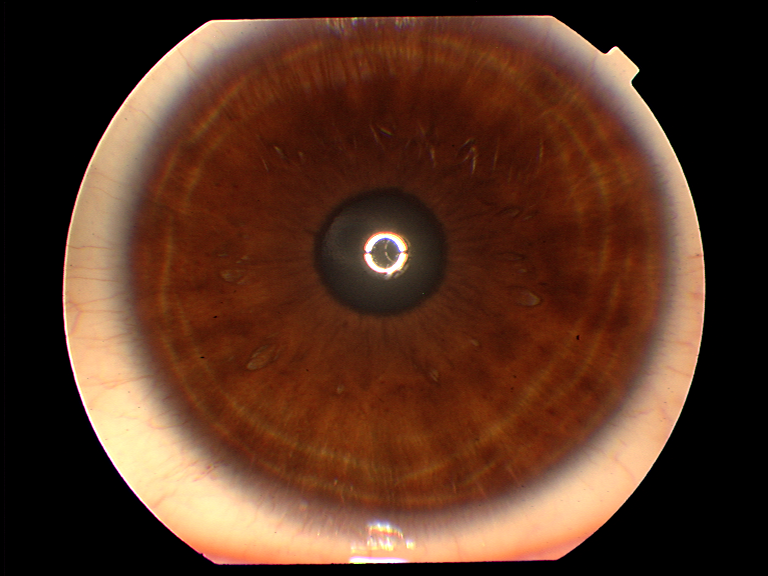
#> input picture data/001L_3.png, 768 x 576 px; its folder holds only this picture in this run
$ python preprocessing.py
#> lines starting #> are read from the running program, lines starting #| are printed output that depends on the picture
import cv2
import os
import numpy as np

def load_preprocess(path):
    """Loads an image from a path, checks if it's valid, and converts to grayscale."""
#> called with path = '../data/001L_3.png'
    img = cv2.imread(path, cv2.IMREAD_COLOR)
#> img is the input picture: shape (576, 768, 3); mean B, G, R 34.3, 51.6, 86.5
    # If the image cannot be read, imread returns None
    if img is None:
        return None

    # Convert the loaded image to grayscale
    gray = cv2.cvtColor(img, cv2.COLOR_BGR2GRAY)
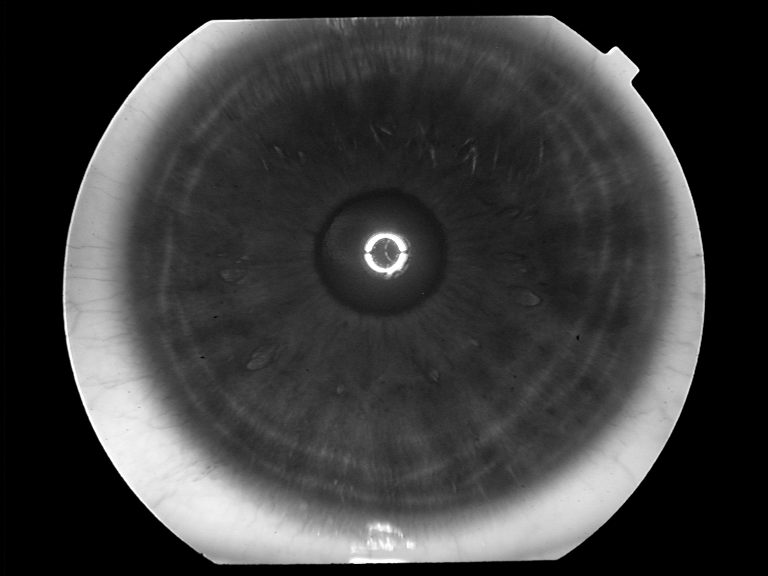
#> gray: shape (576, 768); min 0, max 255, mean 60
    return gray
# In preprocessing.py, add this new function

def create_mask(normalized_iris):
    """
    Creates a binary mask to identify noisy regions (eyelids, eyelashes, reflections)
    in the normalized iris image. 1 = valid iris, 0 = noise.

    Args:
        normalized_iris (np.array): The unwrapped iris rectangle.

    Returns:
        np.array: A 2D binary mask of the same size as the normalized iris.
    """
    if normalized_iris is None:
        return None

    # Create a mask that is initially all valid (all ones)
    mask = np.ones(normalized_iris.shape, dtype=np.uint8)

    # Simple noise detection using intensity thresholds
    # Find very dark pixels (potential eyelashes)
    mask[normalized_iris < 50] = 0
    # Find very bright pixels (potential reflections)
    mask[normalized_iris > 230] = 0

    return mask

def detect_circles(gray):
    """
    Detects the pupil and iris circles in a grayscale image using the Hough Transform.
    Returns: (pupil_circle, iris_circle) tuples or (None, None) if not found.
    """
    # Using parameters tuned for the UPOL dataset
    circles = cv2.HoughCircles(gray,
                               cv2.HOUGH_GRADIENT,
                               dp=1.2,
                               minDist=100,
                               param1=50,
                               param2=70,
                               minRadius=20,
                               maxRadius=120)
#> circles = [[383.4, 449.4, 90.2], [263.4, 426.6, 71.72]]

    # If circles are found, process them
    if circles is not None:
        # Convert circle parameters (x, y, radius) to integers
        circles = np.uint16(np.around(circles[0, :]))
#> circles = [[383, 449, 90], [263, 427, 72]]

        # Sort circles by their radius (smallest to largest)
        # The smallest is likely the pupil, the largest is the iris
        circles = sorted(circles, key=lambda c: c[2])
#> circles = [[263, 427, 72], [383, 449, 90]]

        if len(circles) >= 2:
            pupil = circles[0]
#> pupil = [263, 427, 72]
            iris = circles[-1]
#> iris = [383, 449, 90]
            return tuple(pupil), tuple(iris)

    # If not enough circles are found, return None
    return None, None

# This block runs only when the script is executed directly
if __name__ == "__main__":
    # Define the relative path to the data directory
    data_dir = "../data/"

    # Create a list of all files in the data directory that end with .png
    image_files = [f for f in os.listdir(data_dir) if f.endswith('.png')]

    print(f"Found {len(image_files)} images to process.")

    # Loop through each image file in the list
    for filename in image_files:
        # Create the full path to the image
        path = os.path.join(data_dir, filename)

        print(f"Processing: {filename}")

        # Load and preprocess the image
        gray = load_preprocess(path)

        # If the image failed to load, skip to the next one
        if gray is None:
            print(f"  - Could not load {filename}, skipping.")
            continue

        # Detect the pupil and iris circles
        pupil, iris = detect_circles(gray)
#> pupil = (263, 427, 72); iris = (383, 449, 90)

        # If both pupil and iris were successfully detected
        if pupil and iris:
            print(f"  - Success! Found pupil and iris.")

            # Create a color image to draw on for visualization
            output = cv2.cvtColor(gray, cv2.COLOR_GRAY2BGR)

            # Draw the pupil circle (green)
            cv2.circle(output, (pupil[0], pupil[1]), pupil[2], (0, 255, 0), 2)

            # Draw the iris circle (red)
            cv2.circle(output, (iris[0], iris[1]), iris[2], (0, 0, 255), 2)
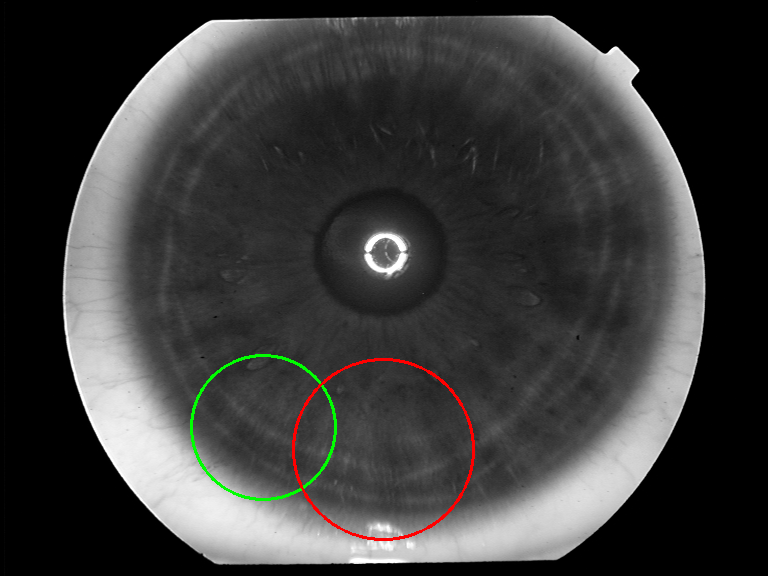
#> output: shape (576, 768, 3); mean B, G, R 59.5, 60.2, 60.4

            # Display the result in a window
            cv2.imshow("Detected Iris", output)

            # Wait for 50 milliseconds. If 'q' is pressed, break the loop.
            if cv2.waitKey(50) & 0xFF == ord('q'):
#> (key q is pressed here)
                break
        else:
            print(f"  - Failed to detect circles in {filename}")

    # Close all OpenCV windows
    cv2.destroyAllWindows()
    print("Processing complete.")

$ run again, on data/003L_2.png
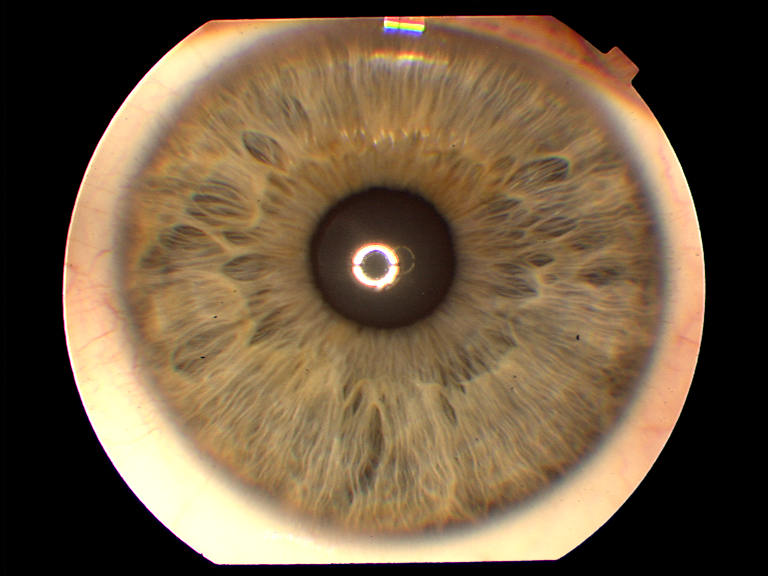
#> input picture data/003L_2.png, 768 x 576 px
#> in load_preprocess, img is the input picture: shape (576, 768, 3); mean B, G, R 65.1, 89.8, 110.6
#> in load_preprocess, `gray = cv2.cvtColor(img, cv2.COLOR_BGR2GRAY)`:
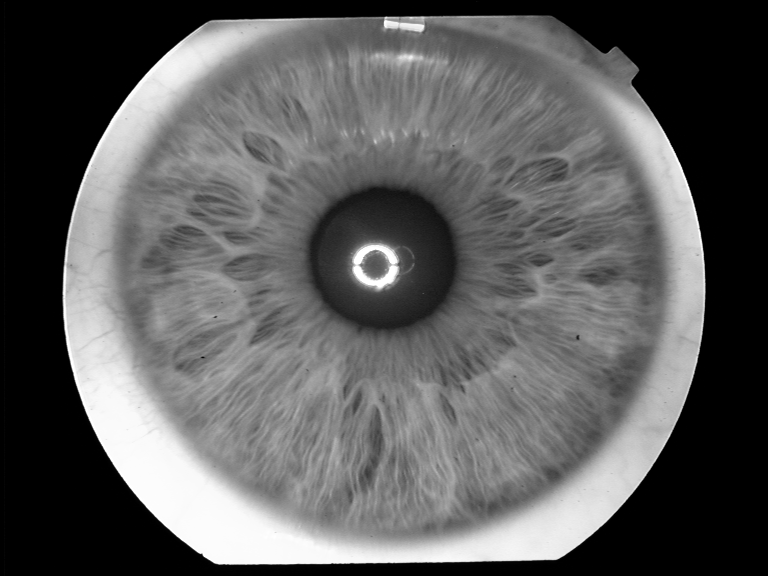
#> gray: shape (576, 768); min 0, max 255, mean 93.2
#> in detect_circles, `circles = cv2.HoughCircles(gray, cv2.HOUGH_GRADIENT, dp=1.2, minDist=1..`: circles = 17 rows, first 8: [316.2, 354.6, 119.2], [388.2, 253.8, 119.2], [427.8, 430.2, 99.44], [486.6, 299.4, 119.2], [298.2, 185.4, 119.2], [581.4, 255, 90.2], [455.4, 166.2, 110], [201, 277.8, 95.48]
#> in detect_circles, `circles = np.uint16(np.around(circles[0, :]))`: circles = 17 rows, first 8: [316, 355, 119], [388, 254, 119], [428, 430, 99], [487, 299, 119], [298, 185, 119], [581, 255, 90], [455, 166, 110], [201, 278, 95]
#> in detect_circles, `circles = sorted(circles, key=lambda c: c[2])`: circles = 17 items, first 6: [375, 518, 28], [524, 471, 41], [193, 380, 47], [515, 76, 56], [296, 454, 65], [346, 87, 70]
#> in detect_circles, `pupil = circles[0]`: pupil = [375, 518, 28]
#> in detect_circles, `iris = circles[-1]`: iris = [298, 185, 119]
#> `pupil, iris = detect_circles(gray)`: pupil = (375, 518, 28); iris = (298, 185, 119)
#> `cv2.circle(output, (iris[0], iris[1]), iris[2], (0, 0, 255), 2)`:
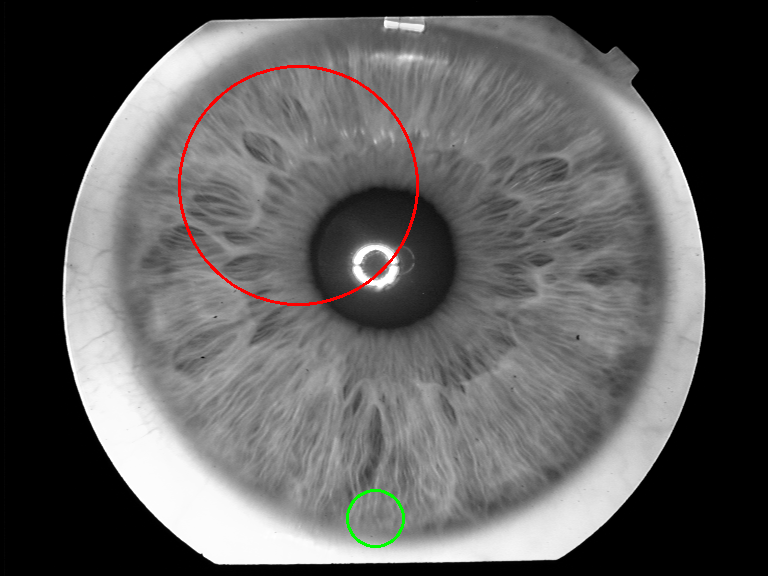
#> output: shape (576, 768, 3); mean B, G, R 92.5, 92.8, 93.8

$ run again, on data/003R_1.png
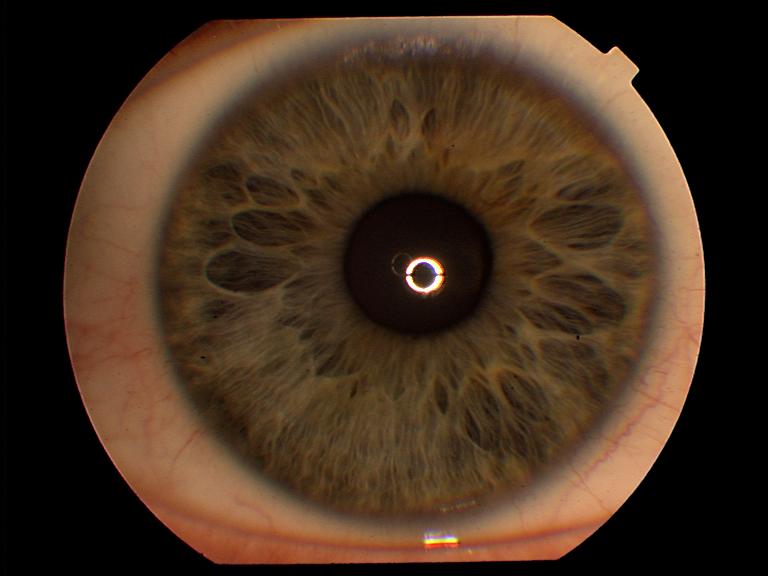
#> input picture data/003R_1.png, 768 x 576 px
#> in load_preprocess, img is the input picture: shape (576, 768, 3); mean B, G, R 30.8, 47.9, 68.9
#> in load_preprocess, `gray = cv2.cvtColor(img, cv2.COLOR_BGR2GRAY)`:
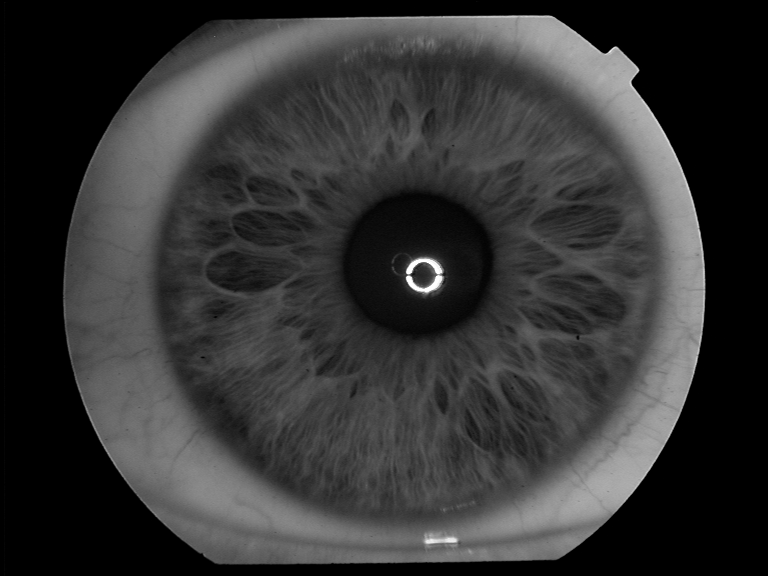
#> gray: shape (576, 768); min 0, max 255, mean 52.2
#> in detect_circles, `circles = cv2.HoughCircles(gray, cv2.HOUGH_GRADIENT, dp=1.2, minDist=1..`: circles = [[366.6, 376.2, 108.7], [555, 366.6, 96.8], [265.8, 303, 83.6], [479.4, 155.4, 114], [462.6, 478.2, 73.04], [238.2, 195, 71.72], [589.8, 223.8, 71.72], [355.8, 477, 66.44], [258.6, 405, 66.44], [316.2, 121.8, 74.36], [405, 73.8, 54.56]]
#> in detect_circles, `circles = np.uint16(np.around(circles[0, :]))`: circles = [[367, 376, 109], [555, 367, 97], [266, 303, 84], [479, 155, 114], [463, 478, 73], [238, 195, 72], [590, 224, 72], [356, 477, 66], [259, 405, 66], [316, 122, 74], [405, 74, 55]]
#> in detect_circles, `circles = sorted(circles, key=lambda c: c[2])`: circles = [[405, 74, 55], [356, 477, 66], [259, 405, 66], [238, 195, 72], [590, 224, 72], [463, 478, 73], [316, 122, 74], [266, 303, 84], [555, 367, 97], [367, 376, 109], [479, 155, 114]]
#> in detect_circles, `pupil = circles[0]`: pupil = [405, 74, 55]
#> in detect_circles, `iris = circles[-1]`: iris = [479, 155, 114]
#> `pupil, iris = detect_circles(gray)`: pupil = (405, 74, 55); iris = (479, 155, 114)
#> `cv2.circle(output, (iris[0], iris[1]), iris[2], (0, 0, 255), 2)`:
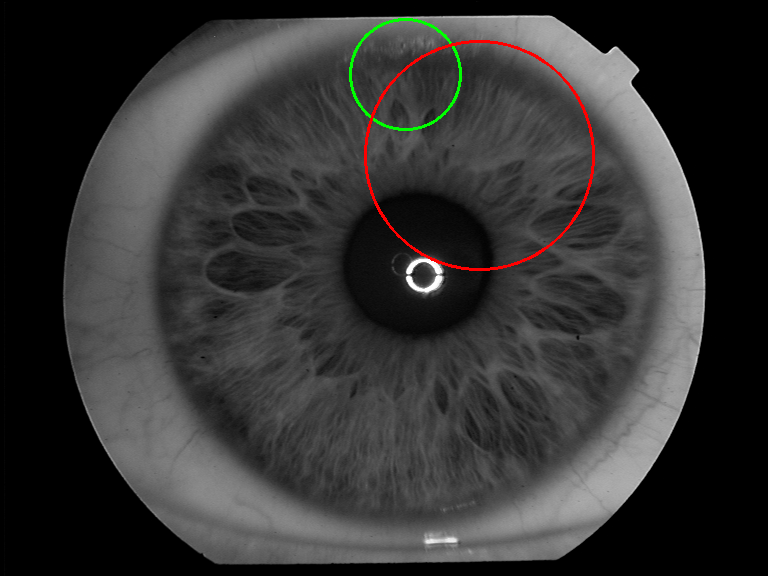
#> output: shape (576, 768, 3); mean B, G, R 51.8, 52.4, 53

$ run again, on data/005L_2.png
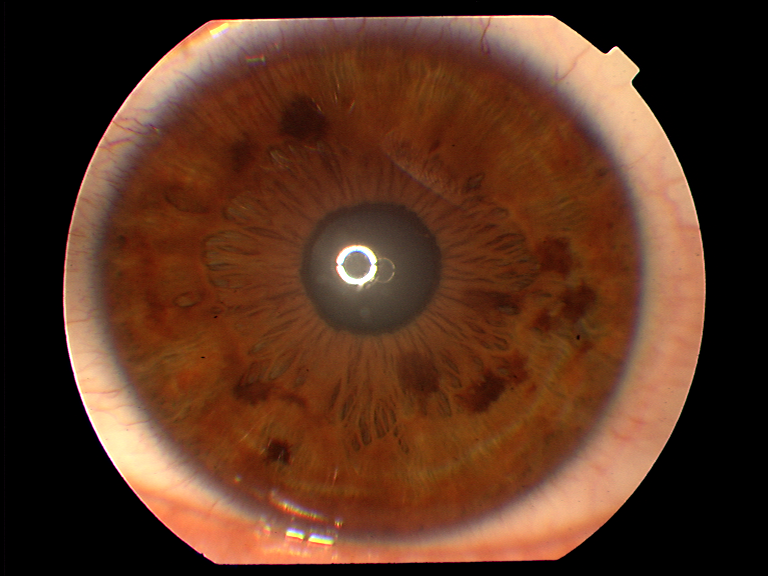
#> input picture data/005L_2.png, 768 x 576 px
#> in load_preprocess, img is the input picture: shape (576, 768, 3); mean B, G, R 33.2, 52.1, 89
#> in load_preprocess, `gray = cv2.cvtColor(img, cv2.COLOR_BGR2GRAY)`:
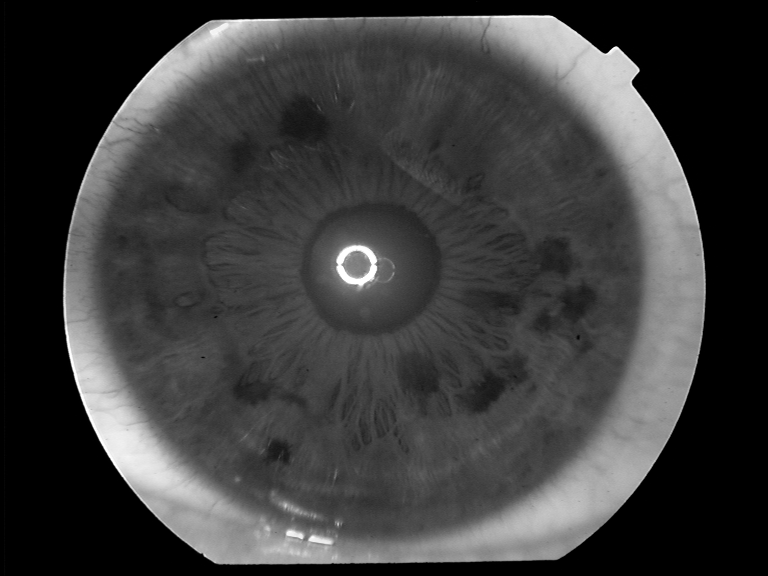
#> gray: shape (576, 768); min 0, max 255, mean 61
#> in detect_circles, `circles = cv2.HoughCircles(gray, cv2.HOUGH_GRADIENT, dp=1.2, minDist=1..`: circles = [[499.8, 389.4, 110], [520.2, 127.8, 112.6], [262.2, 120.6, 92.84], [321, 465, 87.56], [489, 289.8, 50.6], [209.4, 421.8, 51.92]]
#> in detect_circles, `circles = np.uint16(np.around(circles[0, :]))`: circles = [[500, 389, 110], [520, 128, 113], [262, 121, 93], [321, 465, 88], [489, 290, 51], [209, 422, 52]]
#> in detect_circles, `circles = sorted(circles, key=lambda c: c[2])`: circles = [[489, 290, 51], [209, 422, 52], [321, 465, 88], [262, 121, 93], [500, 389, 110], [520, 128, 113]]
#> in detect_circles, `pupil = circles[0]`: pupil = [489, 290, 51]
#> in detect_circles, `iris = circles[-1]`: iris = [520, 128, 113]
#> `pupil, iris = detect_circles(gray)`: pupil = (489, 290, 51); iris = (520, 128, 113)
#> `cv2.circle(output, (iris[0], iris[1]), iris[2], (0, 0, 255), 2)`:
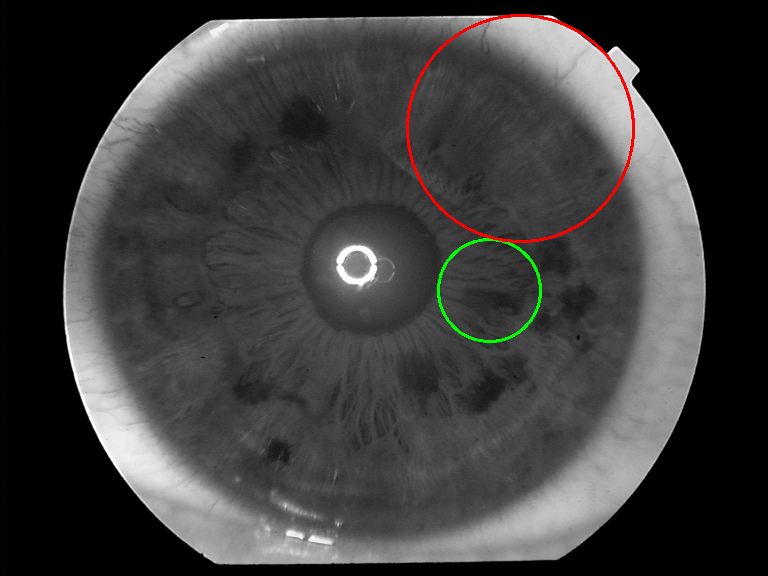
#> output: shape (576, 768, 3); mean B, G, R 60.4, 60.9, 61.6

$ run again, on data/001R_1.png
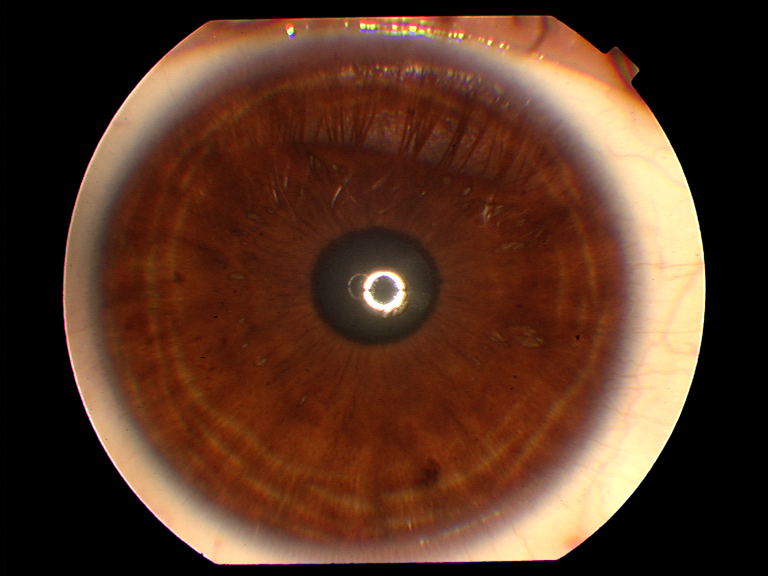
#> input picture data/001R_1.png, 768 x 576 px
#> in load_preprocess, img is the input picture: shape (576, 768, 3); mean B, G, R 35.8, 53.3, 86.7
#> in load_preprocess, `gray = cv2.cvtColor(img, cv2.COLOR_BGR2GRAY)`:
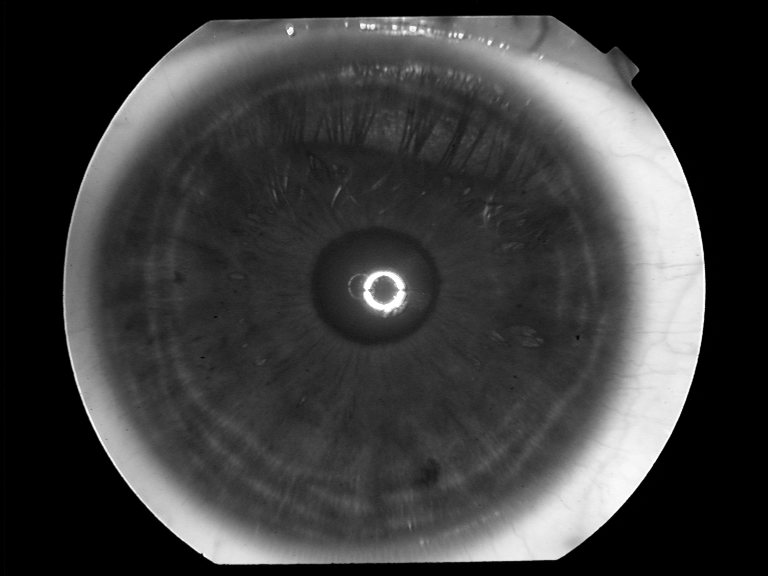
#> gray: shape (576, 768); min 0, max 255, mean 61.3
#> in detect_circles, `circles = cv2.HoughCircles(gray, cv2.HOUGH_GRADIENT, dp=1.2, minDist=1..`: circles = [[480.6, 137.4, 78.32], [529.8, 229.8, 112.6], [359.4, 123, 58.52], [249, 132.6, 71.72]]
#> in detect_circles, `circles = np.uint16(np.around(circles[0, :]))`: circles = [[481, 137, 78], [530, 230, 113], [359, 123, 59], [249, 133, 72]]
#> in detect_circles, `circles = sorted(circles, key=lambda c: c[2])`: circles = [[359, 123, 59], [249, 133, 72], [481, 137, 78], [530, 230, 113]]
#> in detect_circles, `pupil = circles[0]`: pupil = [359, 123, 59]
#> in detect_circles, `iris = circles[-1]`: iris = [530, 230, 113]
#> `pupil, iris = detect_circles(gray)`: pupil = (359, 123, 59); iris = (530, 230, 113)
#> `cv2.circle(output, (iris[0], iris[1]), iris[2], (0, 0, 255), 2)`:
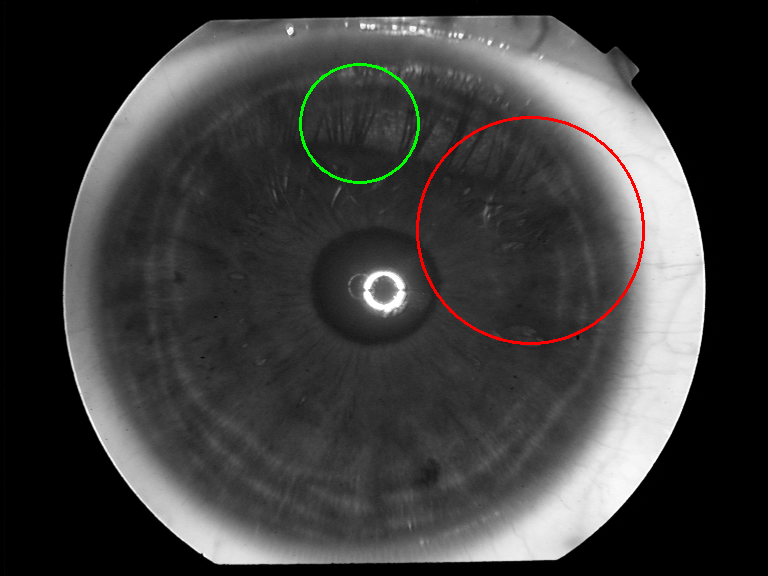
#> output: shape (576, 768, 3); mean B, G, R 60.7, 61.3, 61.9
